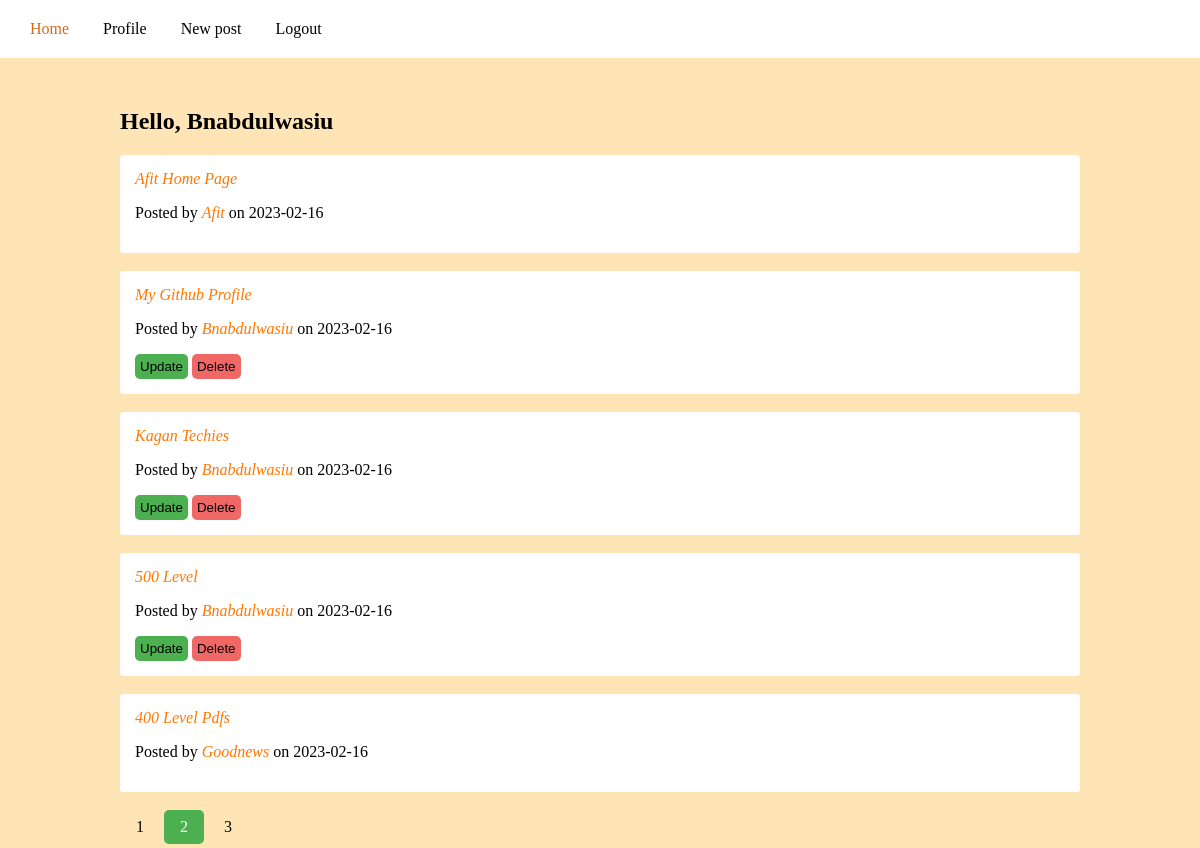
Page /home?page=2 (signed in) on the committed database.
### myshare/models.py (models this page shows, shortened)
class User(db.Model, UserMixin):
    id = db.Column(db.Integer, primary_key=True)
    username = db.Column(db.String(20), unique=True, nullable=False)
    email = db.Column(db.String(120), unique=True, nullable=False)
    image_file = db.Column(db.String(20), nullable=False, default="default.jpg")
    password = db.Column(db.String(60), nullable=False)
    links = db.relationship("Link", backref="author", lazy=True)

class Link(db.Model):
    id = db.Column(db.Integer, primary_key=True)
    title = db.Column(db.String(100), nullable=False)
    date_posted = db.Column(db.DateTime, nullable=False, default=datetime.utcnow)
    content = db.Column(db.Text, nullable=False)
    user_id = db.Column(db.Integer, db.ForeignKey("user.id"), nullable=False)

### myshare/main/routes.py (the view)
@main.route('/')
@main.route('/home')
@login_required
def home():
    page = request.args.get("page", 1, type=int)
    links = Link.query.order_by(Link.date_posted.desc()).paginate(page=page, per_page=5)
    return render_template("home.html", links=links)

### myshare/models.py (called while the page is built)
@login_manager.user_loader
def load_user(user_id):
    return User.query.get(int(user_id))

### myshare/templates/home.html (shortened to what this page needs)
{% extends "base.html" %} {% block title %}Home{% endblock%}
{% block content%}
<h2>Hello, {{ current_user.username }}</h2>
{% for link in links.items %}
<div class="con-div">
    <a class="text" href={{ link.content }}>{{ link.title.title() }}</a>
    <p>Posted by <a class="text" href="{{ url_for('users.user_posts', username=link.author.username) }}">{{ link.author.username.title() }}</a> on {{ link.date_posted.strftime("%Y-%m-%d") }}</p>
    {% if link.author == current_user %}
            <div>
                <form method="POST">
                    <button class="update-button" formaction="{{ url_for('link_posts.update_post', post_id=link.id) }}">Update</button>
                    <button class="delete-button" formaction="{{ url_for('link_posts.delete_post', post_id=link.id) }}" onclick="return myConfirm()" type="submit" name="actiondelete" value="1">Delete</button>
                </form>
            </div>
        {% endif %}
</div>
<br>
{% endfor %}
{% for page_num in links.iter_pages(left_edge=1, right_edge=1, left_current=1, right_current=2) %}
    {% if page_num %}
        {% if links.page == page_num %}
        <div class="paginate">
            <a href="{{ url_for('main.home', page=page_num) }}" class="active">{{ page_num }}</a>
        </div>
        {% else %}
        <div class="paginate">
            <a href="{{ url_for('main.home', page=page_num) }}">{{ page_num }}</a>
        </div>
        {% endif %}
    {% else %}
        ...
    {% endif %}
{% endfor %}
{% endblock %}

### myshare/static/styles.css (style rules this page uses)
body { margin: 0; background-color: moccasin; }
.text { text-decoration: none; font-style: italic; color:rgb(255, 119, 0) ; }
.con-div { border-width: 1px; padding: 15px; border-radius: 3px; background-color: white; }
.update-button { background-color: #4CAF50; border-width: 0; padding: 5px 5px; border-radius: 5px; }
.delete-button { display: inline; background-color: #f06865; border-width: 0; border-radius: 5px; padding: 5px 5px; }
.paginate { display: inline-block; }
.paginate a { color: black; float: left; padding: 8px 16px; text-decoration: none; }
.paginate a.active { background-color: #4CAF50; color: white; border-radius: 5px; }

### rows in the picture
User: username "Bnabdulwasiu"
Link: title "Afit Home Page", author.username "Afit", date_posted "2023-02-16"
Link: title "My Github Profile", author.username "Bnabdulwasiu", date_posted "2023-02-16"
Link: title "Kagan Techies", author.username "Bnabdulwasiu", date_posted "2023-02-16"
Link: title "500 Level", author.username "Bnabdulwasiu", date_posted "2023-02-16"
Link: title "400 Level Pdfs", author.username "Goodnews", date_posted "2023-02-16"

### other values in the picture
{{ page_num }} "1" "3"
{{ page_num }} "2"
